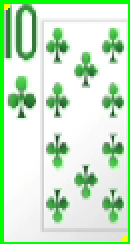
#> input picture manual_region_community_card_1.png, 65 x 122 px (shown 2 times larger)
$ python -i comprehensive_card_recognition.py   (imports and definitions only)
#> lines starting #> are read from the running program, lines starting #| are printed output that depends on the picture
#> further down, picture is the input picture: shape (122, 65, 3); mean B, G, R 200.9, 232.7, 200.6
"""
Comprehensive Card Recognition System

This module integrates multiple recognition approaches with robust empty slot detection
to solve the issues with misidentifying empty slots as cards.

Features:
- Detects empty slots using image analysis
- Integrates multiple recognition methods
- Handles edge cases gracefully
- Provides detailed debugging output
"""

import os
import sys
import cv2
import numpy as np
import logging
import argparse
from pathlib import Path
import time

# Set up logging
# [8 lines not run here, left out]
logger = logging.getLogger('comprehensive_recognition')

class EmptySlotDetector:
    """Detects if a card slot is empty or contains an actual card."""

    def __init__(self):
        # Create output directory
        os.makedirs("debug_cards/empty_detection", exist_ok=True)

    def detect(self, card_img, debug=False):
        """
        Analyze a card image to determine if it's empty or contains an actual card.

        Args:
            card_img: The card image (numpy array)
            debug: Whether to save debug images

        Returns:
            is_empty: Boolean indicating if the slot is empty
            confidence: Confidence score (0-1) of the detection
            debug_img: Debug visualization image if debug=True, otherwise None
        """
#> called with debug = False
        if card_img is None or card_img.size == 0:
            return True, 1.0, None

        # Get image dimensions
        height, width = card_img.shape[:2]
#> height = 122; width = 65

        # Convert to grayscale
        gray = cv2.cvtColor(card_img, cv2.COLOR_BGR2GRAY)
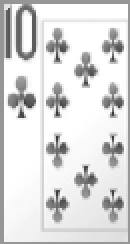
#> gray: shape (122, 65) (shown 2 times larger); min 55, max 255, mean 219.5

        # Apply edge detection
        edges = cv2.Canny(gray, 50, 150)
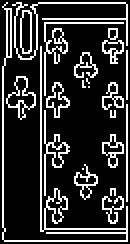
#> edges: shape (122, 65) (shown 2 times larger); 19.2% white in thin lines or dots

        # Count edge pixels
        edge_count = np.count_nonzero(edges)
#> edge_count = 1526
        edge_percentage = (edge_count / (width * height)) * 100
#> edge_percentage = 19.24

        # Measure standard deviation of pixel values (measure of contrast)
        contrast = np.std(gray)
#> contrast = 48.99

        # Check color variation - convert to HSV and measure standard deviation
        hsv = cv2.cvtColor(card_img, cv2.COLOR_BGR2HSV)
#> hsv: shape (122, 65, 3); mean H, S, V 26.3, 39.8, 232.7
        hue_var = np.std(hsv[:,:,0])
#> hue_var = 30.74
        sat_var = np.std(hsv[:,:,1])
#> sat_var = 74.63

        # Calculate feature values
        features = {
            'edge_percentage': edge_percentage,
            'contrast': contrast,
            'hue_var': hue_var,
            'sat_var': sat_var
        }
#> features = {'edge_percentage': 19.24, 'contrast': 48.99, 'hue_var': 30.74, 'sat_var': 74.63}

        # Decision thresholds based on empirical testing
        is_empty = (
            edge_percentage < 4.0 and  # Low edge content
            contrast < 25.0 and        # Low contrast
            hue_var < 20.0 and         # Limited color variation
            sat_var < 35.0             # Low saturation variation
        )
#> is_empty = False

        # Calculate confidence score (0-1)
        if is_empty:
            # Higher confidence when all metrics are very low
            confidence = min(1.0, (4.0 - edge_percentage) / 4.0 *
                              (25.0 - contrast) / 25.0 *
                              (20.0 - hue_var) / 20.0 *
                              (35.0 - sat_var) / 35.0)
        else:
            # Higher confidence when metrics exceed thresholds
            confidence = min(1.0, edge_percentage / 8.0 *
                              contrast / 50.0 *
                              hue_var / 40.0 *
                              sat_var / 70.0)
#> confidence = 1

        # Create debug visualization if requested
        debug_img = None
        if debug:
            # Create visualization with fixed size text area
            text_width = max(width, 200)  # Ensure text area has minimum width

            # Handle very small images
            min_height = 100
            if height < min_height:
                scale = min_height / height
                vis_height = min_height
                card_vis = cv2.resize(card_img, (int(width * scale), vis_height), interpolation=cv2.INTER_NEAREST)
                edges_vis = cv2.resize(cv2.cvtColor(edges, cv2.COLOR_GRAY2BGR), (int(width * scale), vis_height), interpolation=cv2.INTER_NEAREST)
                width_scaled = int(width * scale)
            else:
                vis_height = height
                card_vis = card_img.copy()
                edges_vis = cv2.cvtColor(edges, cv2.COLOR_GRAY2BGR)
                width_scaled = width

            # Create text area
            text_area = np.ones((vis_height, text_width, 3), dtype=np.uint8) * 255

            # Add feature text
            font = cv2.FONT_HERSHEY_SIMPLEX
            y_pos = 20
            cv2.putText(text_area, f"Edge %: {edge_percentage:.2f}%", (10, y_pos), font, 0.5, (0, 0, 0), 1)
            y_pos += 15
            cv2.putText(text_area, f"Contrast: {contrast:.2f}", (10, y_pos), font, 0.5, (0, 0, 0), 1)
            y_pos += 15
            cv2.putText(text_area, f"Hue var: {hue_var:.2f}", (10, y_pos), font, 0.5, (0, 0, 0), 1)
            y_pos += 15
            cv2.putText(text_area, f"Sat var: {sat_var:.2f}", (10, y_pos), font, 0.5, (0, 0, 0), 1)

            # Add result
            y_pos += 25
            result_text = "EMPTY SLOT" if is_empty else "CARD DETECTED"
            result_color = (0, 0, 200) if is_empty else (0, 200, 0)
            cv2.putText(text_area, result_text, (10, y_pos), font, 0.7, result_color, 2)

            # Add confidence
            y_pos += 20
            cv2.putText(text_area, f"Confidence: {confidence:.2f}", (10, y_pos), font, 0.5, result_color, 1)

            # Combine images
            visualization = np.hstack((card_vis, edges_vis, text_area))

            debug_img = visualization

        return is_empty, confidence, debug_img

class ColorAnalyzer:
    """Analyzes card colors to determine suit (red vs black)."""

    # [56 lines left out: function analyze_color, not called in this run]

class ComprehensiveCardRecognizer:
    """Enhanced card recognizer with multiple detection methods and empty slot detection."""

    # [148 lines left out: functions __init__, recognize_card, main, not called in this run]

# [2 lines not run here, left out]

>>> import cv2
>>> picture = cv2.imread('manual_region_community_card_1.png')
>>> result = EmptySlotDetector().detect(picture)
